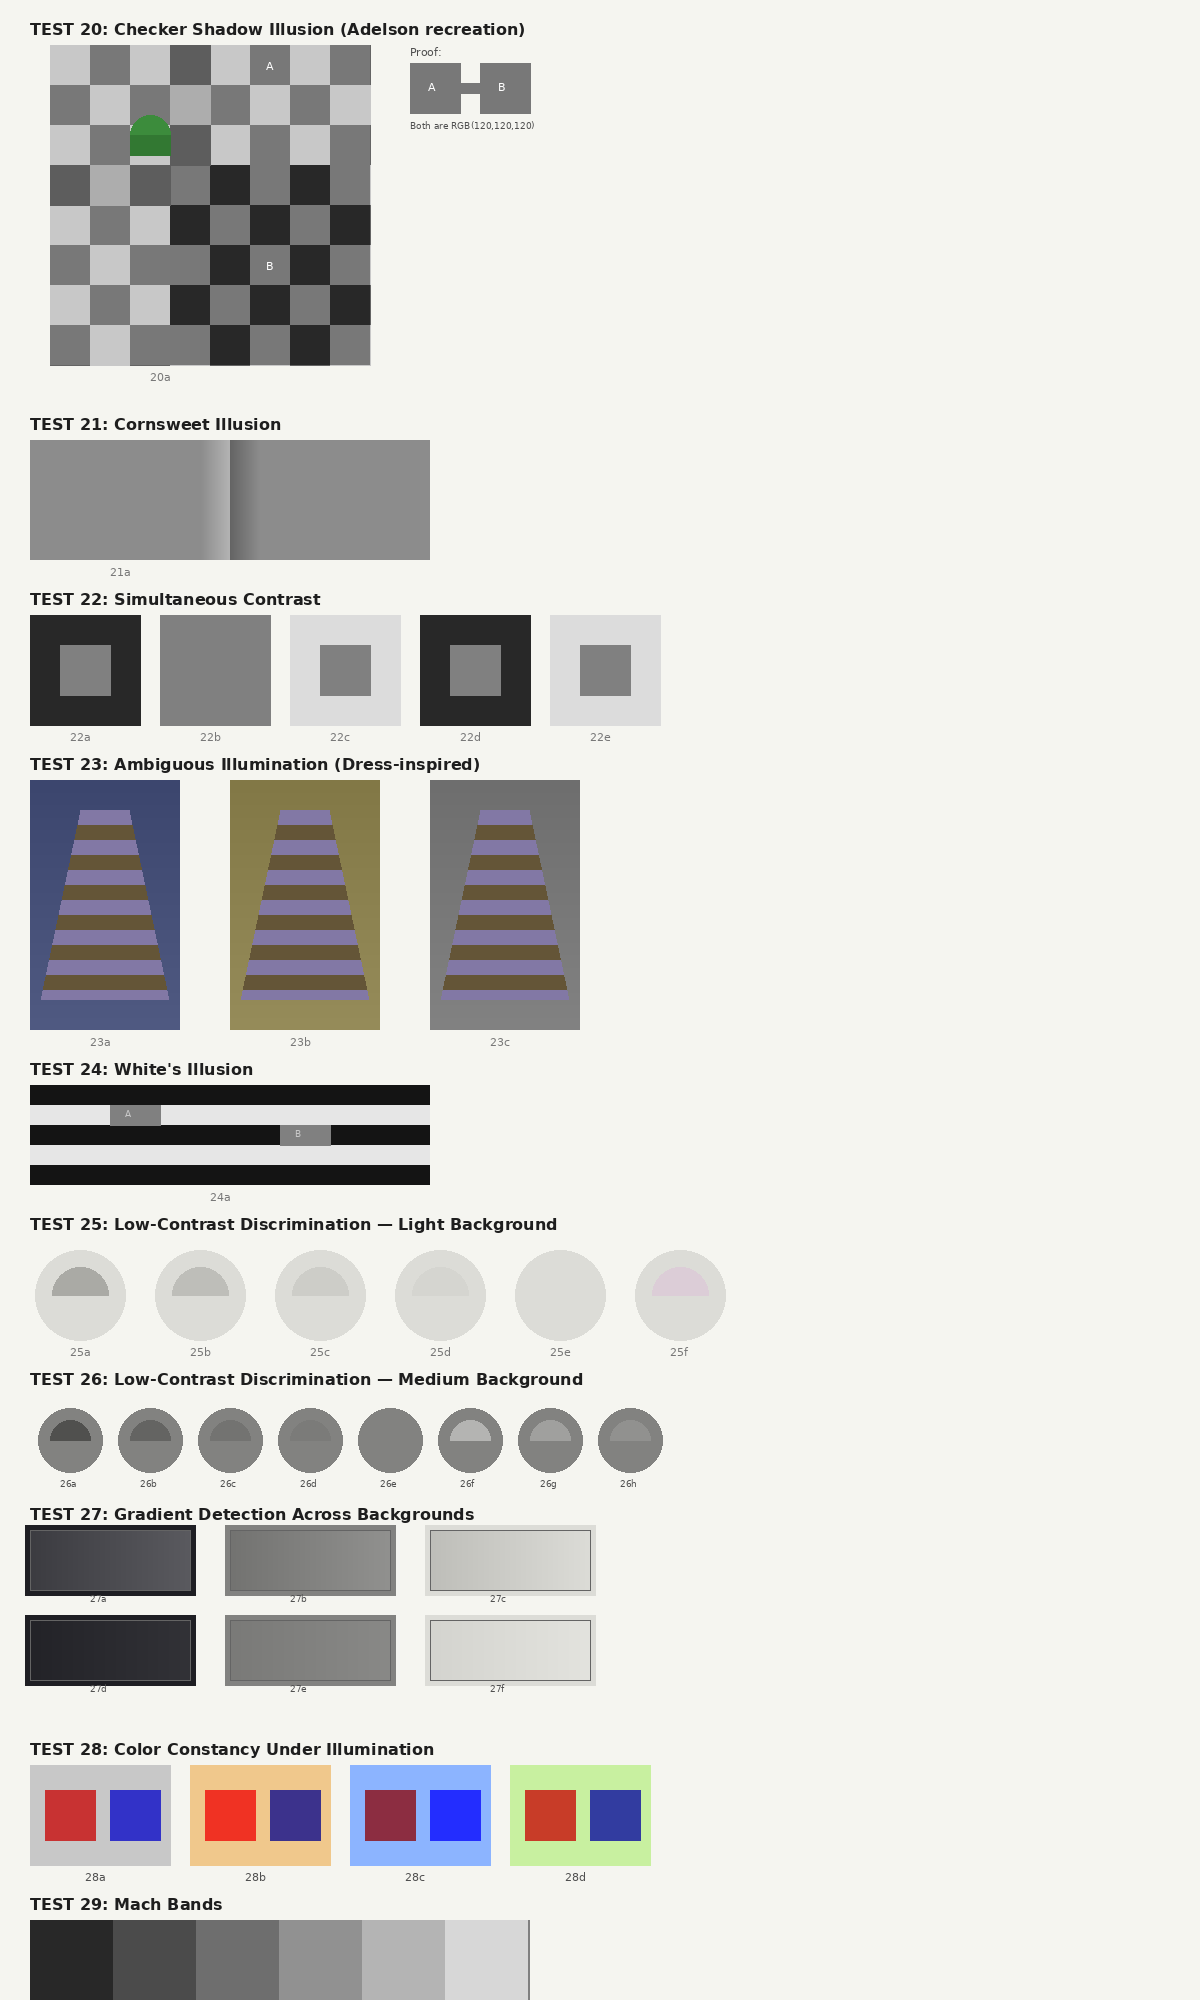

Reproduce this figure in Python.
"""
Vision Diagnostic v3: Classic Illusions + Light Background Contrast
Tests whether Claude's vision has human-like contextual color constancy
biases, or different ones.
"""

from PIL import Image, ImageDraw, ImageFont
import math
import random

random.seed(42)

WIDTH, HEIGHT = 1200, 2000
img = Image.new('RGB', (WIDTH, HEIGHT), (245, 245, 240))
draw = ImageDraw.Draw(img)

try:
    font_label = ImageFont.truetype("/usr/share/fonts/truetype/dejavu/DejaVuSans-Bold.ttf", 16)
    font_small = ImageFont.truetype("/usr/share/fonts/truetype/dejavu/DejaVuSans.ttf", 11)
    font_tiny = ImageFont.truetype("/usr/share/fonts/truetype/dejavu/DejaVuSans.ttf", 9)
except:
    font_label = font_small = font_tiny = ImageFont.load_default()

ground_truth = {}
px, py = 30, 20

# ============================================================
# PANEL 20: ADELSON CHECKER SHADOW (recreated)
# ============================================================
draw.text((px, py), "TEST 20: Checker Shadow Illusion (Adelson recreation)", fill=(30, 30, 30), font=font_label)
py += 25

# Build a checkerboard with a cast shadow
board_x, board_y = px + 20, py
cell = 40
board_size = 8
shadow_color_shift = -40  # how much the shadow darkens

# Draw angled checkerboard (simple top-down view)
for row in range(board_size):
    for col in range(board_size):
        is_light = (row + col) % 2 == 0
        base_val = 200 if is_light else 100
        
        # Shadow region: diagonal band from upper-left
        cx = col * cell + cell // 2
        cy = row * cell + cell // 2
        in_shadow = (col >= 2 and col <= 5 and row >= 2 and row <= 5)
        
        if in_shadow:
            val = max(0, base_val + shadow_color_shift)
        else:
            val = base_val
        
        x0 = board_x + col * cell
        y0 = board_y + row * cell
        draw.rectangle([x0, y0, x0 + cell, y0 + cell], fill=(val, val, val))

# Mark squares A and B
# A: dark square outside shadow (row=1, col=1)
a_row, a_col = 1, 1  # dark square, no shadow
a_val = 100  # dark square base
a_x = board_x + a_col * cell + cell // 2
a_y = board_y + a_row * cell + cell // 2

# B: light square inside shadow (row=3, col=3)
b_row, b_col = 3, 3  # light square, in shadow
b_val = 200 + shadow_color_shift  # 160, light square darkened by shadow

# Wait — to match the Adelson illusion, A and B should be SAME value
# A is a dark square outside shadow = 100
# B should also be 100: a light square (200) darkened by shadow (-100)
# Let me recalculate to make them match:
# If shadow shift = -100, light square in shadow = 200-100 = 100 = dark square outside
# That's too strong a shadow. Adelson used: A=B=120 approximately
# Let's use: light=190, dark=90, shadow_shift=-100 → light_in_shadow=90=dark_outside? Too neat.
# Better: target both at 120. dark_base=120, light_base=200, shadow=-80 → light_in_shadow=120

# Redraw with calibrated values
img_board = Image.new('RGB', (board_size * cell, board_size * cell), (60, 60, 60))
bd = ImageDraw.Draw(img_board)

DARK_BASE = 120
LIGHT_BASE = 200
SHADOW_SHIFT = -80  # light_in_shadow = 200-80 = 120 = DARK_BASE

for row in range(board_size):
    for col in range(board_size):
        is_light = (row + col) % 2 == 0
        base_val = LIGHT_BASE if is_light else DARK_BASE
        
        in_shadow = (col >= 3 and row >= 3)
        
        if in_shadow:
            val = max(0, base_val + SHADOW_SHIFT)
        else:
            val = base_val
        
        x0 = col * cell
        y0 = row * cell
        bd.rectangle([x0, y0, x0 + cell, y0 + cell], fill=(val, val, val))

# Draw a "cylinder" shadow edge (diagonal gradient)
for row in range(board_size):
    for col in range(board_size):
        # Soft shadow edge at boundary
        if col == 3 and row < 3:
            x0 = col * cell
            y0 = row * cell
            is_light = (row + col) % 2 == 0
            base_val = LIGHT_BASE if is_light else DARK_BASE
            # Partial shadow
            partial_shift = SHADOW_SHIFT // 3
            val = base_val + partial_shift
            bd.rectangle([x0, y0, x0 + cell, y0 + cell], fill=(val, val, val))
        if row == 3 and col < 3:
            x0 = col * cell
            y0 = row * cell
            is_light = (row + col) % 2 == 0
            base_val = LIGHT_BASE if is_light else DARK_BASE
            partial_shift = SHADOW_SHIFT // 3
            val = base_val + partial_shift
            bd.rectangle([x0, y0, x0 + cell, y0 + cell], fill=(val, val, val))

# Draw green cylinder casting shadow
cyl_x, cyl_y = 2 * cell + cell // 2, 2 * cell + cell // 2
bd.ellipse([cyl_x - 20, cyl_y - 30, cyl_x + 20, cyl_y + 10], fill=(60, 140, 60))
bd.rectangle([cyl_x - 20, cyl_y - 10, cyl_x + 20, cyl_y + 10], fill=(50, 120, 50))

# Mark A and B
# A: dark square outside shadow — value = DARK_BASE = 120
# (row+col) must be odd for dark square, and outside shadow zone (row<3 or col<3)
a_row, a_col = 0, 5  # (0+5)%2=1 → dark square, row<3 → outside shadow
a_x, a_y = a_col * cell + cell // 2, a_row * cell + cell // 2
bd.text((a_x - 4, a_y - 6), "A", fill=(255, 255, 255), font=font_small)

# B: light square in shadow (row=5, col=5) — value = LIGHT_BASE + SHADOW_SHIFT = 120
b_row, b_col = 5, 5
b_x, b_y = b_col * cell + cell // 2, b_row * cell + cell // 2
bd.text((b_x - 4, b_y - 6), "B", fill=(255, 255, 255), font=font_small)

# Verify pixel values
a_pixel = img_board.getpixel((a_col * cell + 10, a_row * cell + 10))
b_pixel = img_board.getpixel((b_col * cell + 10, b_row * cell + 10))

img.paste(img_board, (board_x, board_y))
draw.text((board_x + 100, board_y + board_size * cell + 5), "20a", fill=(120, 120, 120), font=font_small)

ground_truth["20a"] = {
    "test": "adelson_checker_shadow",
    "square_A_rgb": list(a_pixel),
    "square_B_rgb": list(b_pixel),
    "identical": a_pixel[0] == b_pixel[0],
    "actual_value": DARK_BASE,
    "question": "Which square appears darker, A or B? Are they the same shade of gray?"
}

# Also show the proof: isolated A and B
proof_x = board_x + board_size * cell + 40
draw.text((proof_x, board_y), "Proof:", fill=(80, 80, 80), font=font_small)
draw.rectangle([proof_x, board_y + 18, proof_x + 50, board_y + 68], fill=(DARK_BASE, DARK_BASE, DARK_BASE))
draw.text((proof_x + 18, board_y + 35), "A", fill=(255, 255, 255), font=font_small)
draw.rectangle([proof_x + 70, board_y + 18, proof_x + 120, board_y + 68], fill=(DARK_BASE, DARK_BASE, DARK_BASE))
draw.text((proof_x + 88, board_y + 35), "B", fill=(255, 255, 255), font=font_small)
# Connect with same-color bar
draw.rectangle([proof_x + 50, board_y + 38, proof_x + 70, board_y + 48], fill=(DARK_BASE, DARK_BASE, DARK_BASE))
draw.text((proof_x, board_y + 75), "Both are RGB(120,120,120)", fill=(80, 80, 80), font=font_tiny)

py += board_size * cell + 50

# ============================================================
# PANEL 21: CORNSWEET ILLUSION
# ============================================================
draw.text((px, py), "TEST 21: Cornsweet Illusion", fill=(30, 30, 30), font=font_label)
py += 25

corn_w, corn_h = 400, 120
corn_img = Image.new('RGB', (corn_w, corn_h), (140, 140, 140))
mid_x = corn_w // 2

for y in range(corn_h):
    for x in range(corn_w):
        # Both halves are the same base gray (140)
        base = 140
        
        # Gradient only near the center boundary
        dist_from_center = abs(x - mid_x)
        if dist_from_center < 30:
            t = dist_from_center / 30.0  # 0 at center, 1 at edge of gradient
            if x < mid_x:
                # Left side: lighter near center
                val = base + int(40 * (1 - t))
            else:
                # Right side: darker near center
                val = base - int(40 * (1 - t))
        else:
            val = base
        
        corn_img.putpixel((x, y), (val, val, val))

img.paste(corn_img, (px, py))
draw.text((px + 80, py + corn_h + 5), "21a", fill=(120, 120, 120), font=font_small)

ground_truth["21a"] = {
    "test": "cornsweet_illusion",
    "description": "Two halves separated by opposing gradients at center boundary. Both halves are identical gray (140,140,140) except for 30px gradient zone at center.",
    "left_appears": "lighter",
    "right_appears": "darker",
    "actual": "identical (both RGB 140,140,140) except at center boundary",
    "question": "Do the left and right halves of 21a appear to be the same shade, or does one look lighter?"
}
py += corn_h + 30

# ============================================================
# PANEL 22: SIMULTANEOUS CONTRAST
# ============================================================
draw.text((px, py), "TEST 22: Simultaneous Contrast", fill=(30, 30, 30), font=font_label)
py += 25

# Same gray square on different backgrounds
target_gray = 128
backgrounds = [
    ("22a", 40, "dark"),      # dark background
    ("22b", 128, "medium"),   # medium (matching) background
    ("22c", 220, "light"),    # light background
    ("22d", 40, "dark"),      # dark, warm-tinted
    ("22e", 220, "light"),    # light, cool-tinted
]

for i, (tid, bg_val, desc) in enumerate(backgrounds):
    bx = px + i * 130
    
    if "warm" in desc:
        bg_color = (bg_val + 15, bg_val, bg_val - 10)
    elif "cool" in desc:
        bg_color = (bg_val - 10, bg_val, bg_val + 15)
    else:
        bg_color = (bg_val, bg_val, bg_val)
    
    # Background
    draw.rectangle([bx, py, bx + 110, py + 110], fill=bg_color)
    # Target square (identical in all)
    draw.rectangle([bx + 30, py + 30, bx + 80, py + 80], fill=(target_gray, target_gray, target_gray))
    draw.text((bx + 40, py + 115), tid, fill=(120, 120, 120), font=font_small)
    
    ground_truth[tid] = {
        "test": "simultaneous_contrast",
        "target_rgb": [target_gray, target_gray, target_gray],
        "background_rgb": list(bg_color),
        "all_targets_identical": True,
        "question": f"What shade is the center square in {tid}? Compare across all five."
    }

py += 140

# ============================================================
# PANEL 23: DRESS-LIKE AMBIGUOUS ILLUMINATION
# ============================================================
draw.text((px, py), "TEST 23: Ambiguous Illumination (Dress-inspired)", fill=(30, 30, 30), font=font_label)
py += 25

# Create a striped "dress" shape with ambiguous lighting
dress_w, dress_h = 150, 250

for variant, (tid, light_assumption) in enumerate([
    ("23a", "blue shadow over white/gold"),  # Bluish cast
    ("23b", "yellow light on blue/black"),    # Yellowish cast
    ("23c", "neutral"),                       # Balanced
]):
    dx = px + variant * 200
    dress = Image.new('RGB', (dress_w, dress_h), (245, 245, 240))
    dd = ImageDraw.Draw(dress)
    
    # The actual pixel colors are THE SAME in all three — they're the ambiguous colors
    # from the original dress phenomenon zone
    stripe_colors = [
        (130, 120, 165),  # The ambiguous blue/white stripe
        (100, 85, 55),    # The ambiguous black/gold stripe
    ]
    
    # But different backgrounds create different illumination context
    if variant == 0:
        # Blue-ish ambient light context (makes dress look white/gold)
        bg = (70, 80, 120)
        surround = (90, 100, 140)
    elif variant == 1:
        # Yellow-ish ambient light context (makes dress look blue/black)
        bg = (140, 130, 80)
        surround = (160, 150, 100)
    else:
        # Neutral
        bg = (120, 120, 120)
        surround = (140, 140, 140)
    
    # Fill background
    for y in range(dress_h):
        for x in range(dress_w):
            dress.putpixel((x, y), bg)
    
    # Draw dress shape (simple trapezoid)
    for y in range(30, 220):
        t = (y - 30) / 190
        half_width = int(25 + 40 * t)
        cx = dress_w // 2
        for x in range(cx - half_width, cx + half_width):
            stripe_idx = ((y - 30) // 15) % 2
            dress.putpixel((x, y), stripe_colors[stripe_idx])
    
    # Add surrounding context
    for y in range(dress_h):
        for x in range(dress_w):
            if dress.getpixel((x, y)) == bg:
                # Add slight gradient to suggest light direction
                grad = int((y / dress_h) * 20) - 10
                r, g, b = bg
                dress.putpixel((x, y), (
                    max(0, min(255, r + grad)),
                    max(0, min(255, g + grad)),
                    max(0, min(255, b + grad))
                ))
    
    img.paste(dress, (dx, py))
    draw.text((dx + 60, py + dress_h + 5), tid, fill=(120, 120, 120), font=font_small)
    
    ground_truth[tid] = {
        "test": "ambiguous_illumination",
        "stripe_colors_identical": True,
        "stripe_1_rgb": list(stripe_colors[0]),
        "stripe_2_rgb": list(stripe_colors[1]),
        "background_rgb": list(bg),
        "context": light_assumption,
        "question": f"Describe the colors of the stripes in {tid}. Do the three dresses look the same color to you?"
    }

py += dress_h + 30

# ============================================================
# PANEL 24: WHITE'S ILLUSION
# ============================================================
draw.text((px, py), "TEST 24: White's Illusion", fill=(30, 30, 30), font=font_label)
py += 25

wi_w, wi_h = 400, 100
wi = Image.new('RGB', (wi_w, wi_h), (180, 180, 180))
wid = ImageDraw.Draw(wi)

# Draw horizontal stripes
stripe_h = 20
for i in range(wi_h // stripe_h):
    y0 = i * stripe_h
    color = (20, 20, 20) if i % 2 == 0 else (230, 230, 230)
    wid.rectangle([0, y0, wi_w, y0 + stripe_h], fill=color)

# Insert identical gray patches in different stripe contexts
target = (128, 128, 128)
# Patch A: gray replacing part of WHITE stripe (will appear darker)
wid.rectangle([80, 1 * stripe_h, 130, 2 * stripe_h], fill=target)
wid.text((95, 1 * stripe_h + 3), "A", fill=(200, 200, 200), font=font_tiny)
# Patch B: gray replacing part of BLACK stripe (will appear lighter)
wid.rectangle([250, 2 * stripe_h, 300, 3 * stripe_h], fill=target)
wid.text((265, 2 * stripe_h + 3), "B", fill=(200, 200, 200), font=font_tiny)

img.paste(wi, (px, py))
draw.text((px + 180, py + wi_h + 5), "24a", fill=(120, 120, 120), font=font_small)

ground_truth["24a"] = {
    "test": "whites_illusion",
    "patch_A_rgb": list(target),
    "patch_B_rgb": list(target),
    "identical": True,
    "A_context": "replacing part of light stripe (flanked by dark stripes above/below)",
    "B_context": "replacing part of dark stripe (flanked by light stripes above/below)",
    "human_perception": "A appears darker than B despite identical RGB",
    "question": "Do patches A and B appear the same shade? Which looks lighter?"
}
py += wi_h + 30

# ============================================================
# PANEL 25: LOW-CONTRAST ON LIGHT BACKGROUND (counterpart to Test 1)
# ============================================================
draw.text((px, py), "TEST 25: Low-Contrast Discrimination — Light Background", fill=(30, 30, 30), font=font_label)
py += 25

light_bg = (220, 220, 215)
contrasts_light = [
    ("25a", light_bg, (170, 170, 165), "50-step darker"),
    ("25b", light_bg, (190, 190, 185), "30-step darker"),
    ("25c", light_bg, (205, 205, 200), "15-step darker"),
    ("25d", light_bg, (213, 213, 208), "7-step darker"),
    ("25e", light_bg, light_bg, "identical"),
    ("25f", light_bg, (220, 205, 215), "pink-shifted"),
]

for i, (tid, outer_col, inner_col, desc) in enumerate(contrasts_light):
    cx = px + 50 + i * 120
    cy = py + 55
    draw.ellipse([cx-45, cy-45, cx+45, cy+45], fill=outer_col)
    draw.pieslice([cx-28, cy-28, cx+28, cy+28], 180, 360, fill=inner_col)
    draw.text((cx-10, cy+50), tid, fill=(120, 120, 120), font=font_small)
    
    ground_truth[tid] = {
        "test": "low_contrast_light_bg",
        "outer_rgb": list(outer_col),
        "inner_rgb": list(inner_col),
        "delta": sum(abs(a-b) for a, b in zip(outer_col, inner_col)),
        "description": desc,
        "question": f"Is there a visible semicircle in the upper half of circle {tid}?"
    }

py += 130

# ============================================================
# PANEL 26: LOW-CONTRAST ON MEDIUM BACKGROUND 
# ============================================================
draw.text((px, py), "TEST 26: Low-Contrast Discrimination — Medium Background", fill=(30, 30, 30), font=font_label)
py += 25

med_bg = (130, 130, 128)
contrasts_med = [
    ("26a", med_bg, (80, 80, 78), "50-step darker"),
    ("26b", med_bg, (100, 100, 98), "30-step darker"),
    ("26c", med_bg, (115, 115, 113), "15-step darker"),
    ("26d", med_bg, (123, 123, 121), "7-step darker"),
    ("26e", med_bg, med_bg, "identical"),
    ("26f", med_bg, (180, 180, 178), "50-step lighter"),
    ("26g", med_bg, (160, 160, 158), "30-step lighter"),
    ("26h", med_bg, (145, 145, 143), "15-step lighter"),
]

for i, (tid, outer_col, inner_col, desc) in enumerate(contrasts_med):
    cx = px + 40 + i * 80
    cy = py + 45
    draw.ellipse([cx-32, cy-32, cx+32, cy+32], fill=outer_col)
    draw.pieslice([cx-20, cy-20, cx+20, cy+20], 180, 360, fill=inner_col)
    draw.text((cx-10, cy+38), tid, fill=(80, 80, 80), font=font_tiny)
    
    ground_truth[tid] = {
        "test": "low_contrast_medium_bg",
        "outer_rgb": list(outer_col),
        "inner_rgb": list(inner_col),
        "delta": sum(abs(a-b) for a, b in zip(outer_col, inner_col)),
        "description": desc,
        "question": f"Is there a visible semicircle in the upper half of circle {tid}?"
    }

py += 110

# ============================================================
# PANEL 27: GRADIENT THRESHOLDS ACROSS BACKGROUNDS
# ============================================================
draw.text((px, py), "TEST 27: Gradient Detection Across Backgrounds", fill=(30, 30, 30), font=font_label)
py += 25

# Same gradient, different background contexts
gradient_tests = [
    # (tid, bg, start, end, description)
    ("27a", (30, 30, 35), (60, 60, 65), (90, 90, 95), "30-step on dark bg"),
    ("27b", (130, 130, 128), (115, 115, 113), (145, 145, 143), "30-step on medium bg"),
    ("27c", (220, 220, 215), (190, 190, 185), (220, 220, 215), "30-step on light bg"),
    ("27d", (30, 30, 35), (35, 35, 40), (50, 50, 55), "15-step on dark bg"),
    ("27e", (130, 130, 128), (122, 122, 120), (137, 137, 135), "15-step on medium bg"),
    ("27f", (220, 220, 215), (212, 212, 207), (227, 227, 222), "15-step on light bg"),
]

for i, (tid, bg, start_col, end_col, desc) in enumerate(gradient_tests):
    row = i // 3
    col = i % 3
    gx = px + col * 200
    gy = py + row * 90
    gw, gh = 160, 60
    
    # Background
    draw.rectangle([gx - 5, gy - 5, gx + gw + 5, gy + gh + 5], fill=bg)
    
    # Gradient bar
    for x in range(gw):
        t = x / gw
        r = int(start_col[0] + (end_col[0] - start_col[0]) * t)
        g = int(start_col[1] + (end_col[1] - start_col[1]) * t)
        b = int(start_col[2] + (end_col[2] - start_col[2]) * t)
        for y in range(gh):
            img.putpixel((gx + x, gy + y), (r, g, b))
    
    draw.rectangle([gx, gy, gx + gw, gy + gh], outline=(100, 100, 100), width=1)
    draw.text((gx + 60, gy + gh + 3), tid, fill=(80, 80, 80), font=font_tiny)
    
    ground_truth[tid] = {
        "test": "gradient_across_bg",
        "background_rgb": list(bg),
        "start_rgb": list(start_col),
        "end_rgb": list(end_col),
        "step_range": sum(abs(e - s) for s, e in zip(start_col, end_col)),
        "description": desc,
        "question": f"Is {tid} a gradient or flat? If gradient, which direction?"
    }

py += 210

# ============================================================
# PANEL 28: COLOR CONSTANCY (colored illumination)
# ============================================================
draw.text((px, py), "TEST 28: Color Constancy Under Illumination", fill=(30, 30, 30), font=font_label)
py += 25

# Same "objects" under different simulated light colors
# A red square and a blue square under warm vs cool light
objects = [(200, 50, 50), (50, 50, 200)]  # "real" red and blue
illuminants = [
    ("28a", (1.0, 1.0, 1.0), "neutral"),
    ("28b", (1.2, 1.0, 0.7), "warm/yellowish"),
    ("28c", (0.7, 0.9, 1.3), "cool/bluish"),
    ("28d", (1.0, 1.2, 0.8), "greenish"),
]

for i, (tid, illum, desc) in enumerate(illuminants):
    bx = px + i * 160
    
    # Background "wall" under this illumination
    wall = tuple(max(0, min(255, int(200 * m))) for m in illum)
    draw.rectangle([bx, py, bx + 140, py + 100], fill=wall)
    
    # Objects under illumination
    for j, obj_color in enumerate(objects):
        lit_color = tuple(max(0, min(255, int(c * m))) for c, m in zip(obj_color, illum))
        ox = bx + 15 + j * 65
        draw.rectangle([ox, py + 25, ox + 50, py + 75], fill=lit_color)
    
    draw.text((bx + 55, py + 105), tid, fill=(80, 80, 80), font=font_small)
    
    ground_truth[tid] = {
        "test": "color_constancy",
        "illuminant": list(illum),
        "illuminant_desc": desc,
        "object_1_actual": [200, 50, 50],
        "object_1_rendered": [max(0, min(255, int(200 * illum[0]))), max(0, min(255, int(50 * illum[1]))), max(0, min(255, int(50 * illum[2])))],
        "object_2_actual": [50, 50, 200],
        "object_2_rendered": [max(0, min(255, int(50 * illum[0]))), max(0, min(255, int(50 * illum[1]))), max(0, min(255, int(200 * illum[2])))],
        "question": f"Describe the colors of the two squares in {tid}. Do you perceive them as the 'same objects' under different lighting across 28a-d?"
    }

py += 130

# ============================================================
# PANEL 29: MACH BANDS
# ============================================================
draw.text((px, py), "TEST 29: Mach Bands", fill=(30, 30, 30), font=font_label)
py += 25

# Uniform strips of increasing brightness with sharp boundaries
# Humans see dark/light edges at the boundaries (Mach bands)
mach_w, mach_h = 500, 80
mach = Image.new('RGB', (mach_w, mach_h), (128, 128, 128))

num_bands = 6
band_w = mach_w // num_bands
for i in range(num_bands):
    val = int(40 + (215 - 40) * i / (num_bands - 1))
    x0 = i * band_w
    for y in range(mach_h):
        for x in range(x0, x0 + band_w):
            mach.putpixel((x, y), (val, val, val))

img.paste(mach, (px, py))
draw.text((px + 230, py + mach_h + 5), "29a", fill=(80, 80, 80), font=font_small)

ground_truth["29a"] = {
    "test": "mach_bands",
    "description": "6 uniform bands of increasing brightness (40 to 215). Each band is internally uniform. Humans see illusory dark/light edges at boundaries (Mach bands effect).",
    "band_values": [int(40 + (215 - 40) * i / 5) for i in range(6)],
    "question": "Are the bands internally uniform, or do you see any variation within each band (especially at the edges between bands)?"
}

py += mach_h + 30

# ============================================================
# PANEL 30: HERMANN GRID
# ============================================================
draw.text((px, py), "TEST 30: Hermann Grid", fill=(30, 30, 30), font=font_label)
py += 25

grid_size = 200
sq_size = 35
gap = 8
grid_img = Image.new('RGB', (grid_size, grid_size), (200, 200, 200))
gd = ImageDraw.Draw(grid_img)

for row in range(5):
    for col in range(5):
        x0 = col * (sq_size + gap)
        y0 = row * (sq_size + gap)
        gd.rectangle([x0, y0, x0 + sq_size, y0 + sq_size], fill=(30, 30, 30))

img.paste(grid_img, (px, py))
draw.text((px + 80, py + grid_size + 5), "30a", fill=(80, 80, 80), font=font_small)

ground_truth["30a"] = {
    "test": "hermann_grid",
    "description": "5x5 grid of dark squares with light gray gaps. Humans typically see faint dark spots at the intersections of the light gaps (where they're not looking directly).",
    "gap_color_rgb": [200, 200, 200],
    "square_color_rgb": [30, 30, 30],
    "question": "Do you see any phantom dots or spots at the intersections of the gaps between the squares?"
}

# Also add inverted version (light squares, dark gaps)
inv_x = px + 230
inv_img = Image.new('RGB', (grid_size, grid_size), (40, 40, 40))
ivd = ImageDraw.Draw(inv_img)
for row in range(5):
    for col in range(5):
        x0 = col * (sq_size + gap)
        y0 = row * (sq_size + gap)
        ivd.rectangle([x0, y0, x0 + sq_size, y0 + sq_size], fill=(220, 220, 220))

img.paste(inv_img, (inv_x, py))
draw.text((inv_x + 80, py + grid_size + 5), "30b", fill=(80, 80, 80), font=font_small)

ground_truth["30b"] = {
    "test": "hermann_grid_inverted",
    "description": "Inverted: light squares on dark background. Humans may see bright phantom spots at dark intersections.",
    "question": "Do you see phantom spots in 30b?"
}

# Save
import json
img.save('/home/claude/vision_diagnostic_v3.png', quality=95)
with open('/home/claude/vision_diagnostic_v3_truth.json', 'w') as f:
    json.dump(ground_truth, f, indent=2)

print(f"Image: {WIDTH}x{HEIGHT}")
print(f"Tests: {len(ground_truth)} items across panels 20-30")
print(f"\nAdelson check — Square A pixel: {a_pixel}, Square B pixel: {b_pixel}, identical: {a_pixel == b_pixel}")
